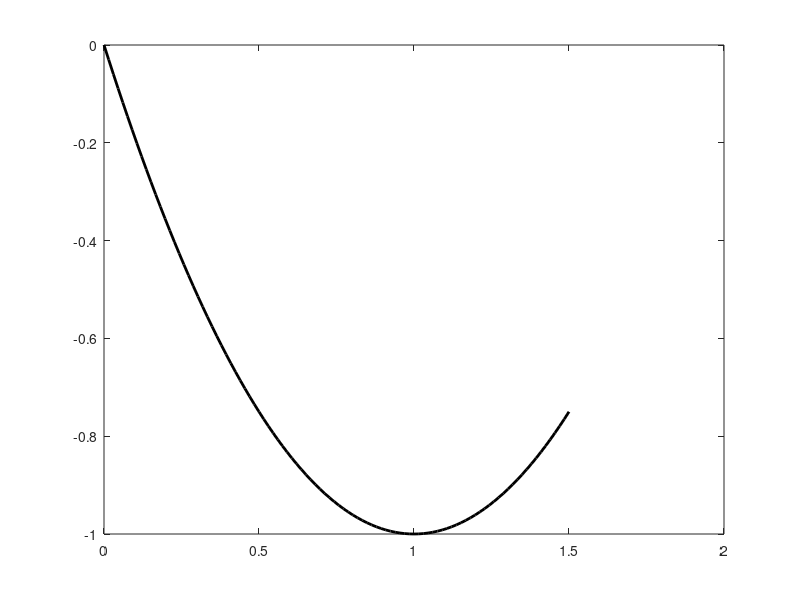

Write MATLAB code to recreate this figure. (Note: this script raises an error after producing the figure.)
clc;
f=@ (x) (x.*(x-2));
L=0;
R=1.5;
n=1/.25;
t=linspace(L,R,100);
plot(t, f(t),'k','LineWidth',2);
Fib=ones (1,n);
for i=3:n+1 
    Fib(i)=Fib(i-1) +Fib(i-2);
end
for k=1:n
    ratio=(Fib (n+1-k)./Fib(n+2-k));
    x2=L+ratio.* (R-L);
    x1=L+R-x2;
    fx1=f(x1);
    fx2=f(x2);
    rsl(k,:)=[L R x1 x2 fx1 fx2];
    if fx1<fx2
        R=x2;
    elseif fx1>fx2
        L=x1;
    elseif fx1==fx2
        if min (abs (x1), abs (L)) ==abs (L)
            R=x2;
        else
            L=x1;                            
        end
    end
end
Variables={'L','R','x1','x2','fx1','fx2'};
Resl= array2table (rsl);
Resl.Properties.VariableNames (1:size (Resl,2))=Variables

xopt= (L+R)/2;
fopt=f (xopt);
fprintf ('Optimal value ofx=%f \n', xopt);
fprintf('Optimal value of f(x)=%f \n', fopt);
